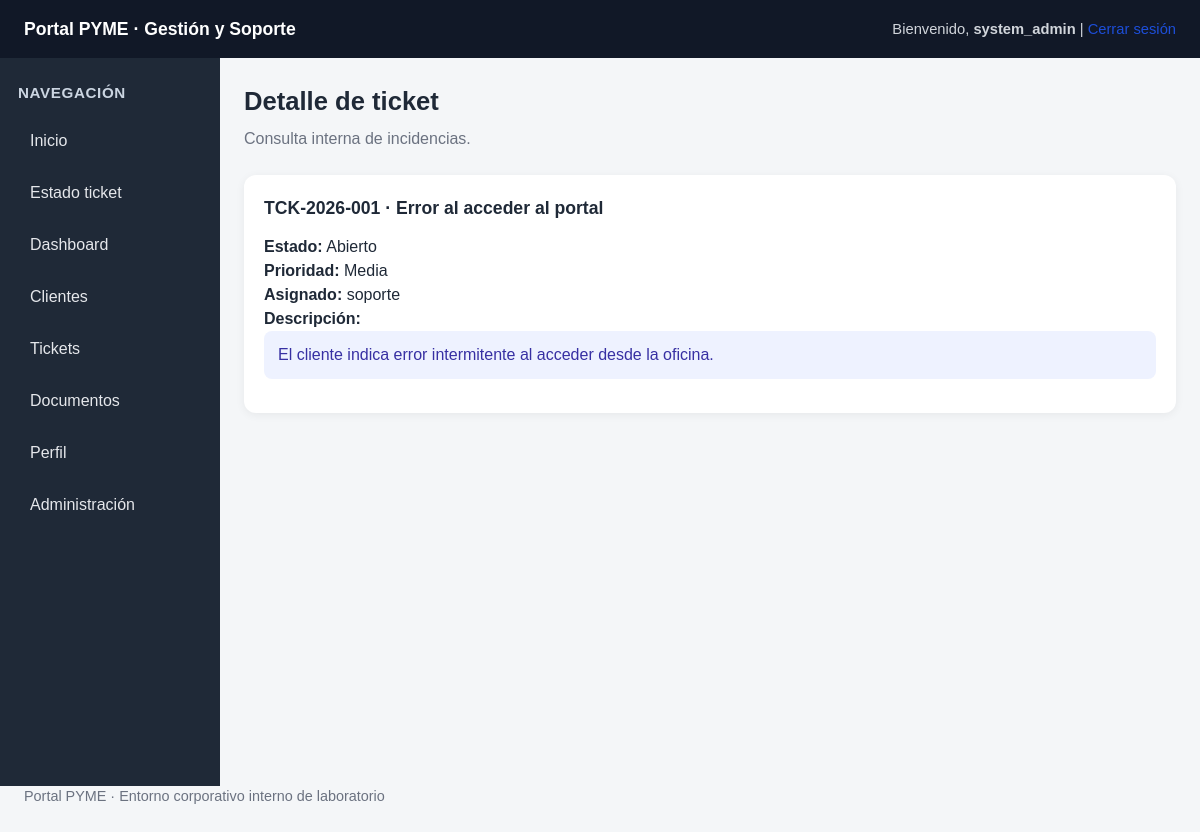
Screenshot of /app/portal_pyme/ticket.php?id=1 (signed in) with the database file from the repository.
### tables this page shows
CREATE TABLE `tickets` (
  `id` int NOT NULL AUTO_INCREMENT,
  `codigo` varchar(30) NOT NULL,
  `asunto` varchar(160) NOT NULL,
  `descripcion` text NOT NULL,
  `estado` varchar(40) NOT NULL,
  `prioridad` varchar(30) NOT NULL,
  `empleado_asignado` varchar(80) NOT NULL,
  `cliente_id` int DEFAULT NULL,
  PRIMARY KEY (`id`),
  UNIQUE KEY `codigo` (`codigo`)
);

### app/portal_pyme/ticket.php (the view, shortened to what this page needs)
<?php
include 'config/db.php';
include 'includes/header.php';
include 'includes/sidebar.php';
$id = $_GET['id'] ?? '';
?>
<section class="page-header">
    <h2>Detalle de ticket</h2>
    <p>Consulta interna de incidencias.</p>
</section>
<div class="card">
    <?php if ($id === ''): ?>
        <div class="notice">Seleccione un ticket desde el listado interno.</div>
    <?php else: ?>
        <?php
        $query = "SELECT * FROM tickets WHERE id = '$id'";
        $result = $conn->query($query);
        $ticket = $result->fetch_assoc();
        ?>
        <?php if ($ticket): ?>
            <h3><?php echo htmlspecialchars($ticket['codigo']); ?> · <?php echo htmlspecialchars($ticket['asunto']); ?></h3>
            <p><strong>Estado:</strong> <?php echo htmlspecialchars($ticket['estado']); ?></p>
            <p><strong>Prioridad:</strong> <?php echo htmlspecialchars($ticket['prioridad']); ?></p>
            <p><strong>Asignado:</strong> <?php echo htmlspecialchars($ticket['empleado_asignado']); ?></p>
            <p><strong>Descripción:</strong></p>
            <div class="notice"><?php echo nl2br(htmlspecialchars($ticket['descripcion'])); ?></div>
        <?php else: ?>
            <div class="notice">Ticket no encontrado</div>
        <?php endif; ?>
    <?php endif; ?>
</div>
<?php include 'includes/footer.php'; ?>

### app/portal_pyme/assets/css/style.css (style rules this page uses)
* { box-sizing: border-box; margin: 0; padding: 0; }
html, body { font-family: Arial, Helvetica, sans-serif; background: #f4f6f8; color: #1f2937; line-height: 1.5; }
body { min-width: 0; }
.page-header { margin-bottom: 24px; }
.page-header h2 { font-size: 1.6rem; margin-bottom: 6px; }
.page-header p { color: #6b7280; }
.card { background: white; border-radius: 12px; padding: 20px; margin-bottom: 20px; box-shadow: 0 2px 10px rgba(0,0,0,0.06); overflow-x: auto; }
.card h3 { margin-bottom: 14px; font-size: 1.1rem; }
.notice { padding: 12px 14px; border-radius: 8px; margin-bottom: 14px; background: #eef2ff; color: #3730a3; }

### rows the page displays
tickets: codigo "TCK-2026-001", asunto "Error al acceder al portal", estado "Abierto", prioridad "Media", empleado_asignado "soporte", descripcion "El cliente indica error intermitente al acceder desde la oficina."

### other values shown
$_SESSION['username'] "system_admin"
